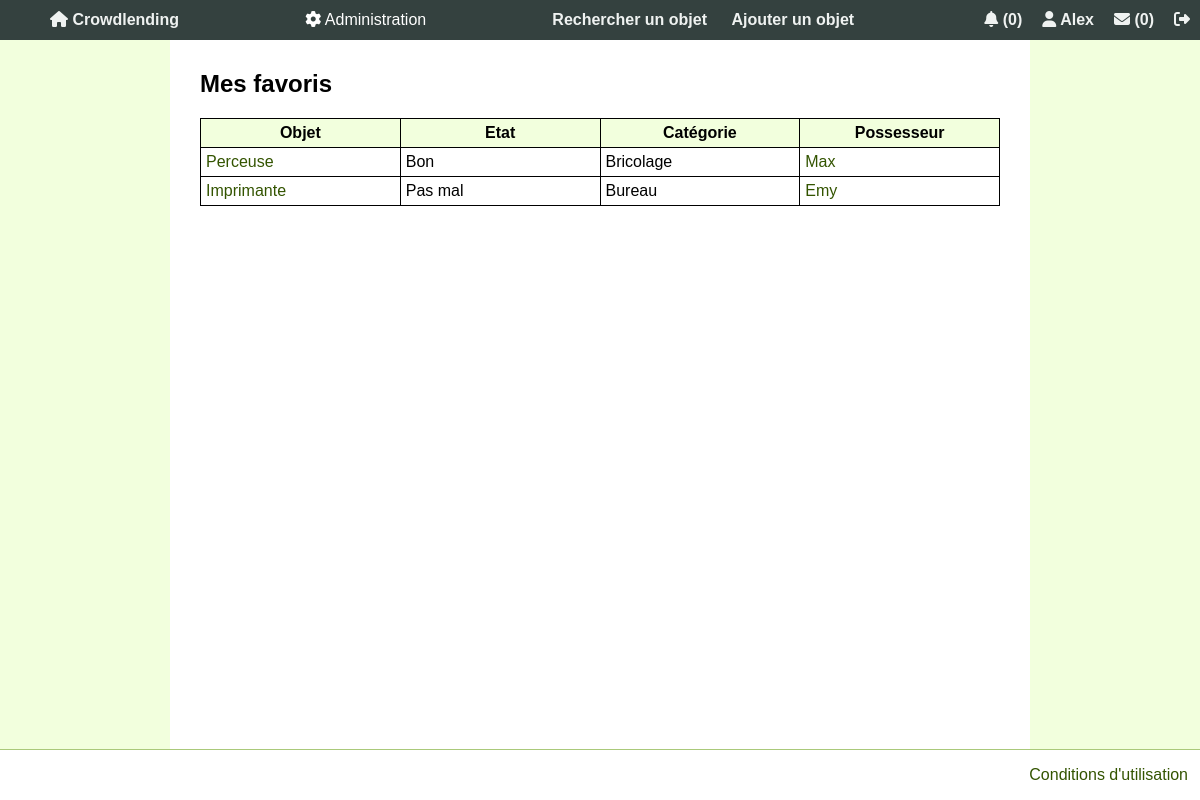
The app's page /mesFavoris.php (signed in) with its own data.
### tables this page shows
CREATE TABLE Membre
(
    idMembre INT PRIMARY KEY NOT NULL AUTO_INCREMENT,
    pseudo VARCHAR(16) NOT NULL UNIQUE,
    email VARCHAR(100) NOT NULL UNIQUE,
    mdp VARCHAR(200) NOT NULL,
    nom VARCHAR(50) NOT NULL,
    prenom VARCHAR(50) NOT NULL,
    adresse VARCHAR(200) NOT NULL,
    telephone VARCHAR(15) NOT NULL,
    idRole INT NOT NULL,
    note int,
    image varchar(255) DEFAULT 'profil.png',
    banni BOOLEAN NOT NULL DEFAULT FALSE,
    cle varchar(32) NOT NULL,
    actif int(11) DEFAULT NULL,
    CONSTRAINT UC_Membre UNIQUE (pseudo,email),
    FOREIGN KEY (idRole) REFERENCES Role(idRole)
);

CREATE TABLE Favori (
  idFavori INT(11) PRIMARY KEY NOT NULL AUTO_INCREMENT,
  idObjet INT(11) NOT NULL,
  idMembre INT(11) NOT NULL,
  FOREIGN KEY (idObjet) REFERENCES Objet(idObjet) ON DELETE CASCADE,
  FOREIGN KEY (idMembre) REFERENCES Membre(idMembre)
);

CREATE TABLE Objet
(
  idObjet INT PRIMARY KEY NOT NULL AUTO_INCREMENT,
  nom VARCHAR(200) NOT NULL,
  idCategorie INT NOT NULL,
    idEtat INT NOT NULL,
  idPossesseur INT NOT NULL,
    signale INT NOT NULL DEFAULT 0,
	image varchar(255) DEFAULT 'default.jpg',
  FOREIGN KEY (idCategorie) REFERENCES Categorie(idCategorie),
    FOREIGN KEY (idEtat) REFERENCES Etat(idEtat),
  FOREIGN KEY (idPossesseur) REFERENCES Membre(idMembre)
);

CREATE TABLE Etat
(
    idEtat INT PRIMARY KEY NOT NULL AUTO_INCREMENT,
    nom VARCHAR(200) NOT NULL
);

CREATE TABLE Categorie
(
  idCategorie INT PRIMARY KEY NOT NULL AUTO_INCREMENT,
  nom VARCHAR(200) NOT NULL UNIQUE
);

### mesFavoris.php (the view, shortened to what this page needs)
<?php require "header.php"?>
<section>
	<h1> Mes favoris </h1>
	<table>
		<tr>
			<th>Objet</th>
			<th>Etat</th>
			<th>Catégorie</th>
			<th>Possesseur</th>
		</tr>
	<?php
	$favoris = $bdd->prepare('SELECT Objet.nom AS nomObjet, Objet.idObjet,Favori.idFavori, Objet.idPossesseur, Membre.pseudo, Etat.nom AS Etat, 								Categorie.nom AS Categorie
								FROM Favori
								INNER JOIN Objet ON Objet.idObjet=Favori.idObjet
								INNER JOIN Etat ON Objet.idEtat=Etat.idEtat
								INNER JOIN Categorie ON Objet.idCategorie=Categorie.idCategorie
								INNER JOIN Membre ON Objet.idPossesseur=Membre.idMembre
								WHERE Favori.idMembre=:idMembre
								ORDER BY Objet.nom DESC');
	$favoris->execute(array('idMembre'=>$_SESSION['id']));
	while ($mesFavoris=$favoris->fetch()) {
		echo"<tr><td><a href='voirObjet.php?id=". $mesFavoris['idObjet'] . "'>". $mesFavoris['nomObjet']."</a></td>";
		echo"<td>".$mesFavoris['Etat']."</td>";
		echo"<td>".$mesFavoris['Categorie']."</td>";
		echo"<td><a href='voirMembre.php?id=" . $mesFavoris['idPossesseur'] . "'>".$mesFavoris['pseudo']."</a></td>";
	}
	?>
	</table>
</section>
<?php require "footer.php" ?>

### header.php (shortened to what this page needs)
<!DOCTYPE HTML>
<html lang="fr">
<head>
	<link rel="stylesheet" media="screen" type="text/css" href="style/style.css"/>
</head>
<body>
	<?php
	require_once("connexionBD.php");
	if(isset($_SESSION['id'])){
		$query = $bdd->prepare("SELECT pseudo, idRole, banni FROM Membre WHERE idMembre = ?");
		$query->execute(array($_SESSION['id']));
		$row = $query->fetch();
	}
	?>
	<header>
		<nav>
			<ul>
				<div>
					<li><a href="index.php"> <i class="fas fa-home"></i> Crowdlending</a></li>
				</div>
				<div>
				<?php
					if(isset($_SESSION['id'])){
						if($row['idRole'] == 1) {
							$nbsign = $bdd->query('SELECT COUNT(*) AS nbSign FROM Objet WHERE signale = 1');
							$rowsign = $nbsign->fetch();
							$nbrec = $bdd->query('SELECT COUNT(*) AS nbRec FROM Reclamation');
							$rowrec = $nbrec->fetch();
							echo ' <div class="dropdown">
									<button class="dropbtn"><i class="fas fa-cog"></i> Administration</button>
									<div class="dropdown-content">
										<a href="Charte.php"> Charte de l\'utilisation </a>
										<a href="gestionCategories.php"> Gestion catégories </a>
										<a href="ListObjSignale.php"> Objets signalés(' . $rowsign['nbSign'] . ')  </a>
										<a href="ListeReclamations.php"> Reclamations(' . $rowrec['nbRec'] . ')  </a>
									  </div>
									</div> ';
						}
					}
					?>
				</div>
				<div>
					<li><a href="recherche.php"> Rechercher un objet </a></li>
					<li><a href="formAddObjet.php"> Ajouter un objet </a></li>
				</div>
				<div>
					<?php
					if(isset($_SESSION['id'])){
						$nbNotif = $bdd->prepare('SELECT COUNT(*) AS nbNotif FROM Notification WHERE idMembreNotif = :idMembre AND lu = FALSE');
						$nbNotif->execute(array('idMembre'=>$_SESSION['id']));
						$rowNotif = $nbNotif->fetch();
						echo '<li><a href="notifications.php"> <i class="fas fa-bell"></i> (' . $rowNotif['nbNotif'] . ')</a></li>';
						echo '<li><a href="espacePerso.php"> <i class="fas fa-user"></i> ' . $row['pseudo'] . '</a></li>';
						$nbNotifMes = $bdd->prepare('SELECT COUNT(*) AS nbNotifMes FROM NotificationMessage WHERE idRecepteur = :idMembre AND lu = FALSE');
						$nbNotifMes->execute(array('idMembre'=>$_SESSION['id']));
						$rowNotifMes = $nbNotifMes->fetch();
						echo "<li><a title = 'Messagerie' href='messages.php'><i class='fas fa-envelope'></i></i> (" . $rowNotifMes['nbNotifMes'] . ")</a></li>";
						echo "<li><a title = 'Déconnexion' href='deconnexion.php'><i class='fas fa-sign-out-alt'></i></a></li>";
					}
					else{
						echo '<li><a href="login.php"> Se connecter </a></li>';
					}
					?>
				</div>
			</ul>
		</nav>
	</header>

### style/style.css (style rules this page uses)
html { height: 100%; width: 100%; margin:0px; padding: 0px; }
body { margin:0px; padding: 0px; width: 100%; font-family: Arial, Verdana, Geneva, sans-serif; background-color: #f2ffdd; min-height:100vh; display:flex; flex-direction:column; }
section { flex-grow: 1; padding: 30px; margin: auto; width: 800px; background-color: white; padding-top: 50px; }
header { position: fixed; top: 0; width: 100%; height:40px; background-color:#34413F; display: flex; justify-content: center; }
a, a:visited { color:#335400; text-decoration: none; }
nav { flex: 1 1 auto; display: flex; justify-content: center; }
nav ul { list-style-type:none; flex: 1 1 auto; display:flex; justify-content: space-between; align-items: center; }
nav ul li { display:inline-flex; }
nav ul li a { text-align: center; padding: 10px 10px; text-decoration: none; font-weight: bold; color: black; }
header nav ul li a, header nav ul li a:visited { text-align: center; padding: 10px 10px; text-decoration: none; font-weight: bold; color:#EFF2F1; }
table { table-layout: fixed; width:100%; border-collapse: collapse; }
table, th, td { border: 1px solid black; }
th { background-color:#f2ffdd; }
th, td { padding: 5px; }
h1 { font-size: 1.5em }
.dropbtn { background-color: #34413F; color: white; height: 40px; font-size: 16px; border: none; }
.dropdown { position: relative; display: inline-block; }

### records on screen
membre: pseudo "Alex"
favori: idObjet.nom "Perceuse", etat.nom "Bon", categorie.nom "Bricolage", membre.pseudo "Max"
favori: idObjet.nom "Imprimante", etat.nom "Pas mal", categorie.nom "Bureau", membre.pseudo "Emy"

### other values on screen
$rowNotif['nbNotif'] "0"
$rowNotifMes['nbNotifMes'] "0"
